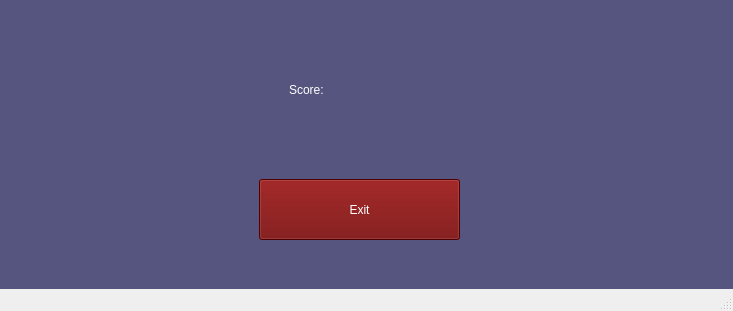
<?xml version="1.0" encoding="UTF-8"?>
<ui version="4.0">
 <class>MainWindow</class>
 <widget class="QMainWindow" name="MainWindow">
  <property name="geometry">
   <rect>
    <x>0</x>
    <y>0</y>
    <width>733</width>
    <height>311</height>
   </rect>
  </property>
  <property name="windowTitle">
   <string>MainWindow</string>
  </property>
  <widget class="QWidget" name="centralwidget">
   <widget class="QFrame" name="frame">
    <property name="geometry">
     <rect>
      <x>-1</x>
      <y>-1</y>
      <width>781</width>
      <height>571</height>
     </rect>
    </property>
    <property name="styleSheet">
     <string notr="true">background-color: rgb(85, 85, 127);
font: 16pt &quot;MS Shell Dlg 2&quot;;
color: rgb(255, 255, 255);</string>
    </property>
    <property name="frameShape">
     <enum>QFrame::StyledPanel</enum>
    </property>
    <property name="frameShadow">
     <enum>QFrame::Raised</enum>
    </property>
    <widget class="QPushButton" name="pushButton">
     <property name="geometry">
      <rect>
       <x>260</x>
       <y>180</y>
       <width>201</width>
       <height>61</height>
      </rect>
     </property>
     <property name="styleSheet">
      <string notr="true">background-color: rgb(112, 0, 0);
alternate-background-color: rgb(106, 0, 53);</string>
     </property>
     <property name="text">
      <string>Exit</string>
     </property>
    </widget>
    <widget class="QLabel" name="label_2">
     <property name="geometry">
      <rect>
       <x>290</x>
       <y>40</y>
       <width>261</width>
       <height>101</height>
      </rect>
     </property>
     <property name="text">
      <string>Score: </string>
     </property>
    </widget>
   </widget>
  </widget>
  <widget class="QStatusBar" name="statusbar"/>
 </widget>
 <resources/>
 <connections/>
</ui>
